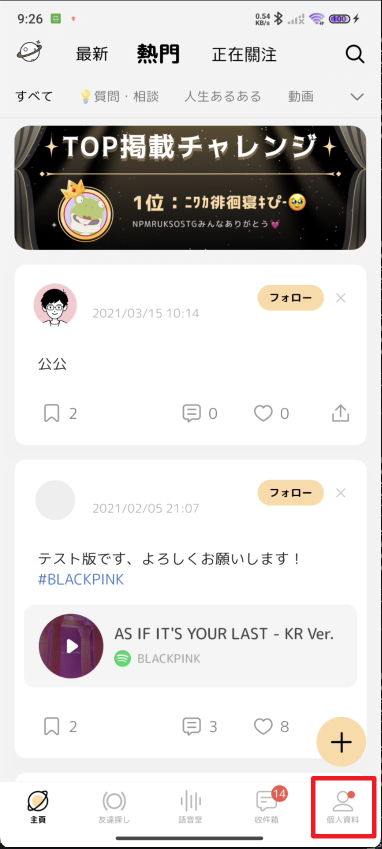
#> input picture phone_pilot/resource/gravity_ad_test_step1.png, 764 x 1698 px (shown at 1/2 size)
$ python -i markup.py   (imports and definitions only)
#> lines starting #> are read from the running program, lines starting #| are printed output that depends on the picture; after the words box and inside, x2 and y2 are one past the last pixel; in counts of white or black regions, pixels touching at a corner belong together
"""
Detect and crop red box markup on screenshots.
"""

from __future__ import annotations

from typing import Optional

import cv2
import numpy as np

from phone_pilot.extensions.vision.template import decode_png_to_bgr


# [43 lines left out: functions _detect_red_box_bbox, extract_red_box_crop, not called in this run]


__all__ = ["extract_red_box_crop"]

>>> import cv2
>>> picture = cv2.imread('../../resource/gravity_ad_test_step1.png')
#> picture is the input picture: shape (1698, 764, 3); mean B, G, R 214.5, 216.2, 218.7
>>> result = _detect_red_box_bbox(picture)
#> in _detect_red_box_bbox, `hsv = cv2.cvtColor(img_bgr, cv2.COLOR_BGR2HSV)`: hsv: shape (1698, 764, 3); mean H, S, V 8.8, 12.8, 219
#> in _detect_red_box_bbox, `mask1 = cv2.inRange(hsv, (0, 120, 120), (10, 255, 255))`:
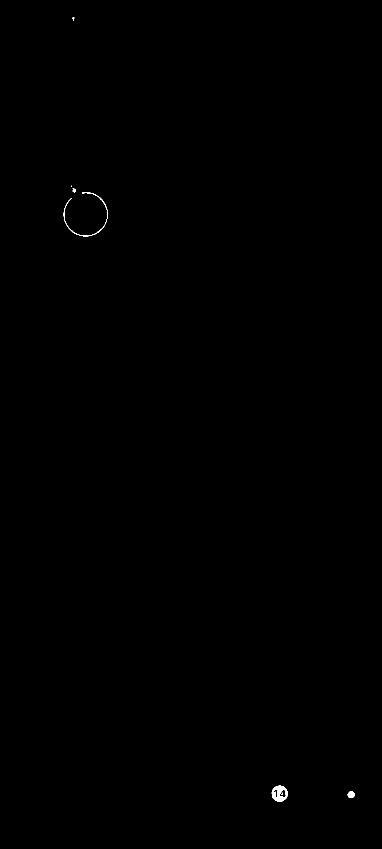
#> mask1: shape (1698, 764) (shown at 1/2 size); 0.1% white; 7 white regions (3 under 20 px), largest, box (x1, y1, x2, y2) and area: (543, 1571, 576, 1603) 634, (127, 385, 215, 473) 385, (695, 1583, 710, 1596) 150, (145, 377, 151, 385) 38
#> in _detect_red_box_bbox, `mask2 = cv2.inRange(hsv, (170, 120, 120), (180, 255, 255))`:
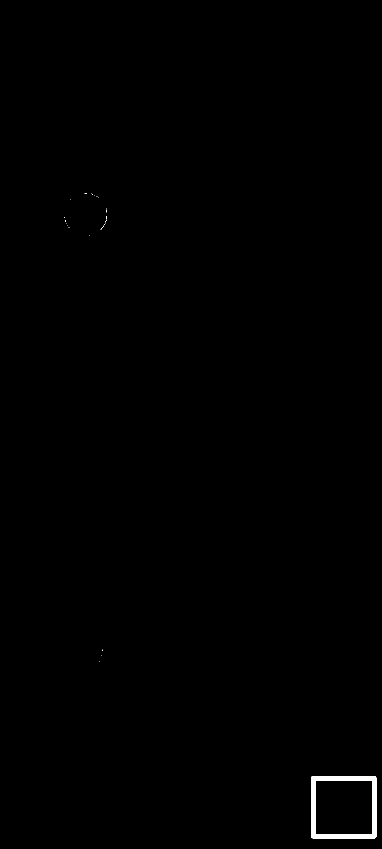
#> mask2: shape (1698, 764) (shown at 1/2 size); 0.33% white; 24 white regions (23 under 20 px), largest, box (x1, y1, x2, y2) and area: (622, 1552, 753, 1677) 4264
#> in _detect_red_box_bbox, `mask = cv2.bitwise_or(mask1, mask2)`:
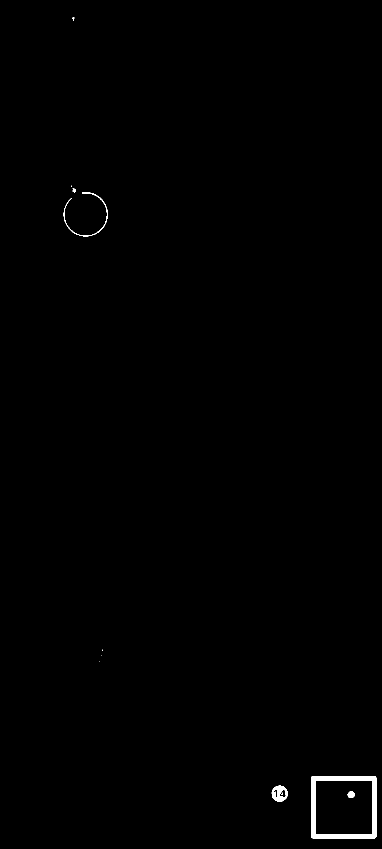
#> mask: shape (1698, 764) (shown at 1/2 size); 0.43% white; 11 white regions (6 under 20 px), largest, box (x1, y1, x2, y2) and area: (622, 1552, 753, 1677) 4264, (543, 1571, 576, 1603) 634, (127, 385, 215, 473) 440, (695, 1583, 710, 1596) 150, (145, 377, 151, 385) 38
#> in _detect_red_box_bbox, `mask = cv2.morphologyEx(mask, cv2.MORPH_CLOSE, kernel, iterations=2)`: mask: shape (1698, 764); 0.44% white; 10 white regions (5 under 20 px)
#> in _detect_red_box_bbox, `contours, _ = cv2.findContours(mask, cv2.RETR_EXTERNAL, cv2.CHAIN_APPR..`: contours = 9 contours, 5 with area under 20; largest, box (x1, y1, x2, y2) and area: (622, 1552, 753, 1677) 16104, (543, 1571, 576, 1603) 764, (127, 385, 215, 473) 216, (145, 377, 151, 385) 30
#> in _detect_red_box_bbox, `cnt = max(contours, key=cv2.contourArea)`: cnt = contour of 20 points, box (x1, y1, x2, y2) (622, 1552, 753, 1677), area 16104
#> in _detect_red_box_bbox, `x, y, w, h = cv2.boundingRect(cnt)`: x = 622; y = 1552; w = 131; h = 125
#> result = (622, 1552, 131, 125)

$ run again, on phone_pilot/resource/gravity_ad_test_step3.png
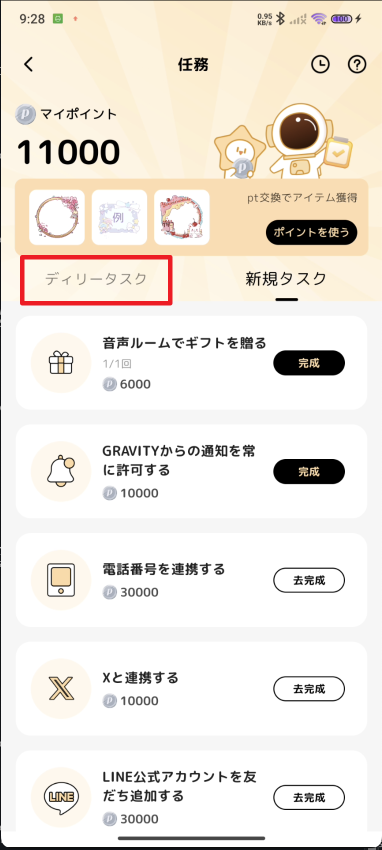
#> input picture phone_pilot/resource/gravity_ad_test_step3.png, 764 x 1700 px (shown at 1/2 size)
#> picture is the input picture: shape (1700, 764, 3); mean B, G, R 225, 233.3, 239.3
#> hsv: shape (1700, 764, 3); mean H, S, V 10, 16.8, 239.4
#> mask1: shape (1700, 764); 0.02% white in thin lines or dots, all inside (x1, y1, x2, y2) = (41, 34, 595, 512)
#> in _detect_red_box_bbox, `mask2 = cv2.inRange(hsv, (170, 120, 120), (180, 255, 255))`:
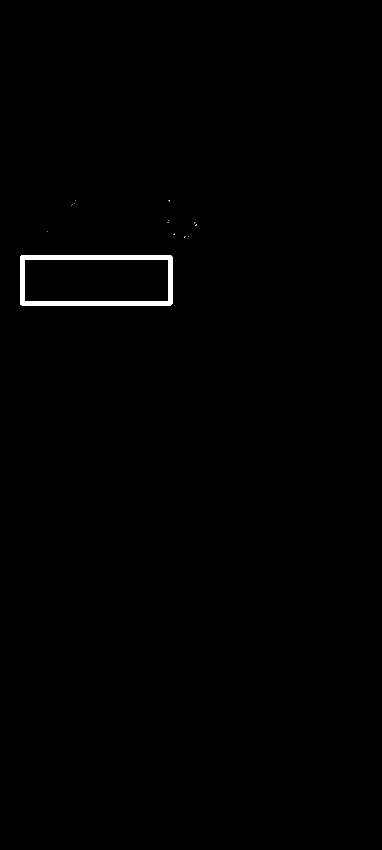
#> mask2: shape (1700, 764) (shown at 1/2 size); 0.54% white; 14 white regions (13 under 20 px), largest, box (x1, y1, x2, y2) and area: (40, 510, 345, 611) 6960
#> contours = 25 contours, 18 with area under 20; largest, box (x1, y1, x2, y2) and area: (40, 510, 345, 611) 30386, (360, 468, 377, 475) 42, (335, 397, 342, 410) 33, (386, 445, 394, 453) 32, (351, 396, 379, 406) 31, (342, 464, 350, 471) 26, (327, 441, 338, 445) 20
#> cnt = contour of 18 points, box (x1, y1, x2, y2) (40, 510, 345, 611), area 30386
#> x = 40; y = 510; w = 305; h = 101
#> result = (40, 510, 305, 101)

$ run again, on phone_pilot/resource/gravity_ad_test_step4.png
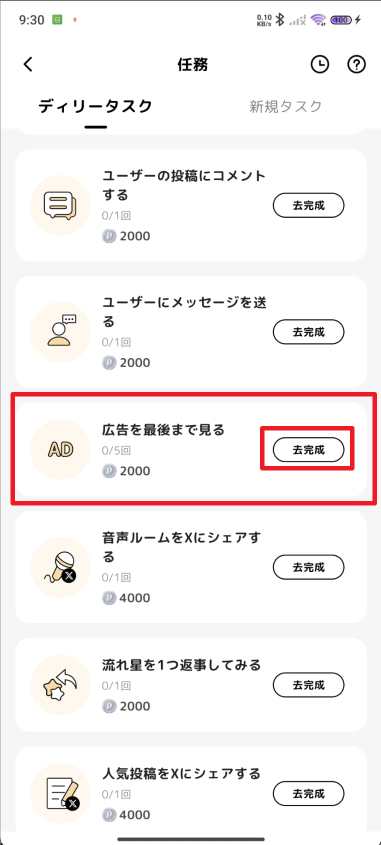
#> input picture phone_pilot/resource/gravity_ad_test_step4.png, 762 x 1690 px (shown at 1/2 size)
#> picture is the input picture: shape (1690, 762, 3); mean B, G, R 241.7, 242.1, 245.9
#> hsv: shape (1690, 762, 3); mean H, S, V 4.8, 5, 246
#> mask1: shape (1690, 762); 0% white in thin lines or dots, all inside (x1, y1, x2, y2) = (148, 37, 153, 43)
#> in _detect_red_box_bbox, `mask2 = cv2.inRange(hsv, (170, 120, 120), (180, 255, 255))`:
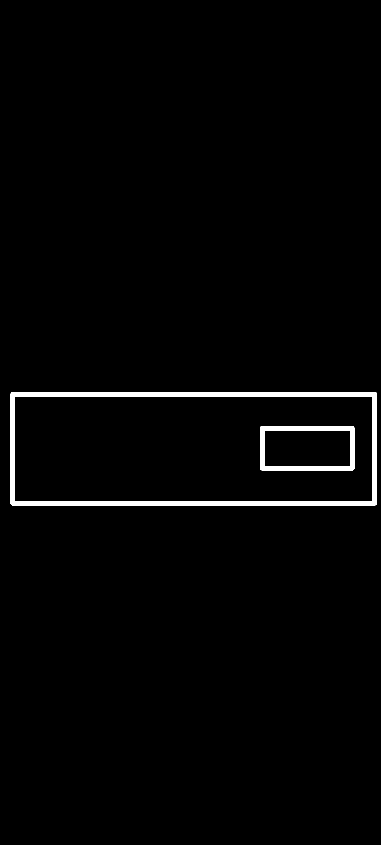
#> mask2: shape (1690, 762) (shown at 1/2 size); 1.7% white; 2 white regions, box (x1, y1, x2, y2) and area: (21, 784, 754, 1011) 16936, (520, 852, 709, 941) 4660
#> mask: shape (1690, 762); 1.7% white; 3 white regions (1 under 20 px)
#> contours = 2 contours, 1 with area under 20; largest, box (x1, y1, x2, y2) and area: (21, 784, 754, 1011) 165416
#> cnt = contour of 20 points, box (x1, y1, x2, y2) (21, 784, 754, 1011), area 165416
#> x = 21; y = 784; w = 733; h = 227
#> result = (21, 784, 733, 227)
